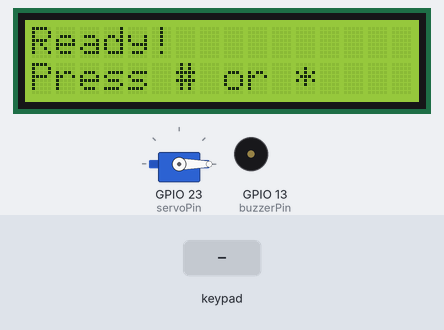
The sketch below on a simulated ESP32. On the bench: 16×2 character LCD, servo, buzzer (waves = sounding). Wiring (inferred from the names in the program): 4×4 keypad with keys 1 2 3 A 4 5 6 B 7 8 9 C * 0 # D: rows GPIO 27, GPIO 26, GPIO 25, GPIO 14; columns GPIO 33, GPIO 32, GPIO 18, GPIO 19. Inputs (shaded band) come from the test bench. WiFi joins after 1.5 s; servers stay silent unless stated; uploads are accepted with an empty reply; random numbers use the default seed unless the sketch sets one; what the sketch prints to the serial monitor is not drawn.

Above: at 10.7 s.
10.8 s: keypad keys 1 4 2 7 2 6 2 5 pressed 0.4 s apart
At 13.2 s:
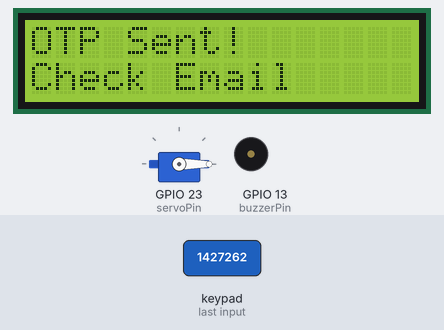
16.3 s: keypad keys 1 4 2 7 2 6 2 5 # pressed 0.4 s apart
At 18.5 s:
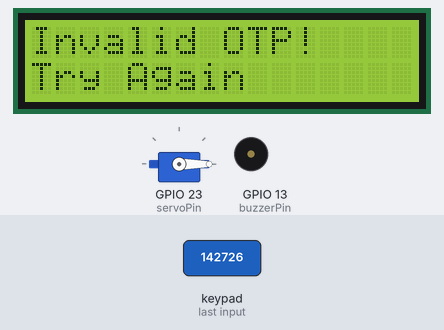
21.4 s: key '1' pressed
At 24.21 s:
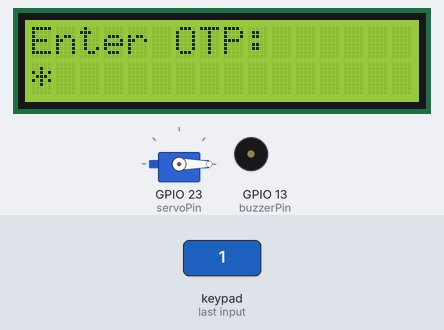
24.4 s: key '8' pressed
At 25.0 s:
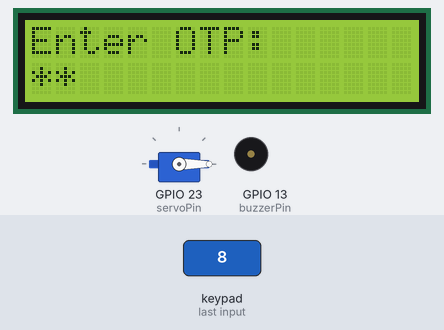
Timing chart, 0 to 26.9 s (numbered marks = the images above; inputs shaded):
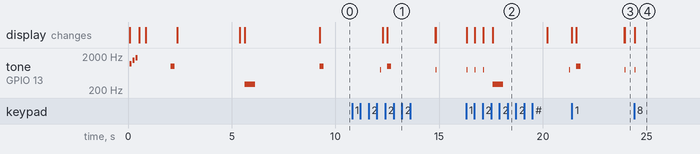

Measured:
- after the input at 10.8 s, tone on GPIO 13 (buzzerPin): plays 800 Hz for 0.05 s, 1000 Hz for 0.20 s, 800 Hz for 0.05 s, starting after 1.4 s; the display: first changes after 1.5 s (image 1 shows a later state)
- after the input at 16.3 s, tone on GPIO 13 (buzzerPin): plays 800 Hz for 0.05 s, 800 Hz for 0.05 s, 800 Hz for 0.05 s, 300 Hz for 0.50 s, 800 Hz for 0.05 s, starting at once; the display: first changes at once (image 2 shows a later state)
- after the input at 24.4 s, tone on GPIO 13 (buzzerPin): silent → 800 Hz at once, → silent 0.05 s later; the display: changes at once (image 4)

The sketch:

esp_32_door_otp_lock.ino
```cpp
// es_otp_door_lock.ino
#include <Wire.h>
#include <LiquidCrystal_I2C.h>
#include <WiFi.h>
#include <HTTPClient.h>
#include <ESP32Servo.h>
#include <ArduinoJson.h>

// -------- CONFIG -----------
const char* WIFI_SSID = "somnath";
const char* WIFI_PASS = "098765431";
String BASE_URL = "http://10.243.62.199:8000";

// -------- Keypad pins -----------
const int rowPins[4] = {14, 27, 26, 25};
const int colPins[4] = {33, 32, 18, 19};
const char keysMap[4][4] = {
  {'1','2','3','A'},
  {'4','5','6','B'},
  {'7','8','9','C'},
  {'*','0','#','D'}
};

// -------- LCD --------
LiquidCrystal_I2C lcd(0x27, 16, 2);

// -------- Servo --------
Servo doorServo;
const int servoPin = 23;
const int lockPos = 90;
const int unlockPos = 0;

// -------- Buzzer --------
const int buzzerPin = 13; // Add buzzer pin

// ---------- Buzzer Functions ----------
void beepSuccess() {
  tone(buzzerPin, 1000, 200); // High pitch beep for success
  delay(300);
  noTone(buzzerPin);
}

void beepError() {
  tone(buzzerPin, 300, 500); // Low pitch beep for error
  delay(600);
  noTone(buzzerPin);
}

void beepKeyPress() {
  tone(buzzerPin, 800, 50); // Short beep for key press
  delay(100);
  noTone(buzzerPin);
}

void beepStartup() {
  tone(buzzerPin, 1200, 100);
  delay(150);
  tone(buzzerPin, 1500, 100);
  delay(150);
  tone(buzzerPin, 1800, 100);
  delay(150);
  noTone(buzzerPin);
}

void beepLockUnlock() {
  for(int i = 0; i < 3; i++) {
    tone(buzzerPin, 1000, 100);
    delay(150);
    noTone(buzzerPin);
    delay(50);
  }
}

// ---------- Network Diagnostics ----------
void printNetworkInfo() {
  Serial.println("\n📊 Network Information:");
  Serial.print("SSID: ");
  Serial.println(WiFi.SSID());
  Serial.print("ESP32 IP: ");
  Serial.println(WiFi.localIP());
  Serial.print("Laptop IP: ");
  Serial.println("10.243.62.199");
  Serial.print("Subnet Mask: ");
  Serial.println(WiFi.subnetMask());

  lcd.clear();
  lcd.print("My IP:");
  lcd.setCursor(0,1);
  lcd.print(WiFi.localIP());
  delay(3000);
}

// ---------- HTTP helpers ----------
bool httpPostJson(const String &url, const String &jsonBody, String &responseBody, int &httpCode) {
  HTTPClient http;

  Serial.print("🔗 Connecting to: ");
  Serial.println(url);

  http.begin(url);
  http.addHeader("Content-Type", "application/json");
  http.setTimeout(10000);

  httpCode = http.POST(jsonBody);

  if (httpCode > 0) {
    Serial.print("✅ HTTP Response: ");
    Serial.println(httpCode);
    responseBody = http.getString();
    Serial.print("📨 Response: ");
    Serial.println(responseBody);
  } else {
    Serial.print("❌ HTTP Error: ");
    Serial.print(httpCode);
    Serial.print(" - ");
    Serial.println(http.errorToString(httpCode));
    responseBody = "";
  }

  http.end();
  return (httpCode > 0);
}

// ---------- Test server connection ----------
void testServerConnection() {
  String url = BASE_URL;  // Test root endpoint

  lcd.clear();
  lcd.print("Testing Server...");
  Serial.println("\n🔄 Testing server connection...");

  HTTPClient http;
  http.begin(url);
  http.setTimeout(10000);

  int httpCode = http.GET();  // Use GET for root endpoint

  if (httpCode > 0) {
    Serial.print("✅ HTTP Response: ");
    Serial.println(httpCode);
    String response = http.getString();

    if (httpCode == 200) {
      Serial.println("✅ Server connection: SUCCESS");
      lcd.clear();
      lcd.print("Server: OK ✓");
      beepSuccess(); // Buzzer feedback for success
      delay(2000);
      return;
    } else {
      Serial.print("📨 Response: ");
      Serial.println(response);
    }
  } else {
    Serial.print("❌ HTTP Error: ");
    Serial.print(httpCode);
    Serial.print(" - ");
    Serial.println(http.errorToString(httpCode));
  }

  // If we get here, connection failed
  Serial.println("❌ Server connection: FAILED");
  lcd.clear();
  lcd.print("Server: FAIL ✗");
  lcd.setCursor(0,1);
  lcd.print("Check Connection");
  beepError(); // Buzzer feedback for error
  delay(3000);
}

// ---------- OTP generation ----------
String generateOTP() {
  String otp = "";
  for (int i = 0; i < 4; ++i) otp += String(random(0, 10));
  return otp;
}

// ---------- Send OTP to backend ----------
bool sendOtpToBackend(const String &otp, const String &mode) {
  String url = BASE_URL + "/send-otp";
  String body = "{\"otp\":\"" + otp + "\",\"mode\":\"" + mode + "\"}";
  String resp; int code;
  bool ok = httpPostJson(url, body, resp, code);
  return ok && (code == 200);
}

// ---------- Verify OTP with backend ----------
bool verifyOtpWithBackend(const String &otp, String &returnedMode) {
  String url = BASE_URL + "/verify-otp";
  String body = "{\"otp\":\"" + otp + "\"}";
  String resp; int code;
  bool ok = httpPostJson(url, body, resp, code);

  if (!ok || code != 200) return false;

  StaticJsonDocument<256> doc;
  DeserializationError err = deserializeJson(doc, resp);
  if (err) return false;

  if (doc.containsKey("status") && doc.containsKey("mode")) {
    String status = doc["status"];
    if (status == "success") {
      returnedMode = doc["mode"].as<String>();
      return true;
    }
  }
  return false;
}

// ---------- Keypad scanning ----------
int scanKeypad() {
  for (int r = 0; r < 4; ++r) {
    for (int i = 0; i < 4; ++i) digitalWrite(rowPins[i], (i == r) ? LOW : HIGH);
    delayMicroseconds(60);
    for (int c = 0; c < 4; ++c) {
      if (digitalRead(colPins[c]) == LOW) {
        delay(20);
        if (digitalRead(colPins[c]) == LOW) return r*4 + c;
      }
    }
  }
  return -1;
}

bool isAnyKeyPressed() {
  for (int r = 0; r < 4; ++r) {
    for (int i = 0; i < 4; ++i) digitalWrite(rowPins[i], (i == r) ? LOW : HIGH);
    for (int c = 0; c < 4; ++c) if (digitalRead(colPins[c]) == LOW) return true;
  }
  return false;
}

// ---------- Read OTP typed on keypad ----------
String readOTPFromKeypad() {
  lcd.clear();
  lcd.setCursor(0,0);
  lcd.print("Enter OTP:");
  lcd.setCursor(0,1);
  String input = "";
  while (input.length() < 4) {
    int idx = scanKeypad();
    if (idx >= 0) {
      char ch = keysMap[idx/4][idx%4];
      if (ch >= '0' && ch <= '9') {
        input += ch;
        lcd.print("*");
        beepKeyPress(); // Beep for each key press
      }
      while (isAnyKeyPressed()) delay(10);
      delay(120);
    }
  }
  return input;
}

// ---------- handle lock/unlock flow ----------
void handleLockUnlock(const String &mode) {
  String otp = generateOTP();
  Serial.println("🔐 Generated OTP: " + otp);

  lcd.clear();
  lcd.print("Sending OTP...");
  bool sent = sendOtpToBackend(otp, mode);

  if (!sent) {
    lcd.clear();
    lcd.print("Send Failed!");
    lcd.setCursor(0,1);
    lcd.print("Check Server");
    beepError(); // Error beep
    delay(2000);
    return;
  }

  lcd.clear();
  lcd.print("OTP Sent!");
  lcd.setCursor(0,1);
  lcd.print("Check Email");
  beepSuccess(); // Success beep for OTP sent
  delay(2000);

  String typed = readOTPFromKeypad();
  String returnedMode = "";
  bool verified = verifyOtpWithBackend(typed, returnedMode);

  if (verified) {
    lcd.clear();
    lcd.print("Verified! ✓");
    beepSuccess(); // Success beep for verification
    delay(1000);
    if (returnedMode == "lock") {
      doorServo.write(lockPos);
      lcd.clear();
      lcd.print("Door Locked 🔒");
      beepLockUnlock(); // Special beep for lock action
    } else {
      doorServo.write(unlockPos);
      lcd.clear();
      lcd.print("Door Unlocked 🔓");
      beepLockUnlock(); // Special beep for unlock action
    }
  } else {
    lcd.clear();
    lcd.print("Invalid OTP!");
    lcd.setCursor(0,1);
    lcd.print("Try Again");
    beepError(); // Error beep for invalid OTP
  }
  delay(2000);
}

void setup() {
  Serial.begin(115200);
  Serial.println("\n🚀 Smart Door Lock Starting...");
  randomSeed(analogRead(0));

  // Keypad init
  for (int i = 0; i < 4; ++i) {
    pinMode(rowPins[i], OUTPUT);
    digitalWrite(rowPins[i], HIGH);
    pinMode(colPins[i], INPUT_PULLUP);
  }

  // Buzzer init
  pinMode(buzzerPin, OUTPUT);
  digitalWrite(buzzerPin, LOW);

  // LCD init
  Wire.begin(21, 22);
  lcd.init();
  lcd.backlight();
  lcd.clear();
  lcd.print("Starting...");

  // Startup beep
  beepStartup();

  lcd.clear();
  lcd.print("Connecting WiFi");

  // WiFi connection
  WiFi.begin(WIFI_SSID, WIFI_PASS);
  Serial.print("📡 Connecting to WiFi");

  unsigned long t0 = millis();
  while (WiFi.status() != WL_CONNECTED && millis() - t0 < 20000) {
    delay(300);
    Serial.print(".");
    lcd.print(".");
  }

  if (WiFi.status() == WL_CONNECTED) {
    Serial.println("\n✅ WiFi Connected!");
    beepSuccess(); // Success beep for WiFi
    printNetworkInfo();
  } else {
    Serial.println("\n❌ WiFi Failed!");
    lcd.clear();
    lcd.print("WiFi Failed!");
    beepError(); // Error beep for WiFi failure
    while(1) delay(1000);
  }

  // Test server connection
  testServerConnection();

  // Servo setup
  ESP32PWM::allocateTimer(0);
  ESP32PWM::allocateTimer(1);
  ESP32PWM::allocateTimer(2);
  ESP32PWM::allocateTimer(3);
  doorServo.setPeriodHertz(50);
  doorServo.attach(servoPin, 500, 2400);
  doorServo.write(unlockPos);

  lcd.clear();
  lcd.print("Ready!");
  lcd.setCursor(0,1);
  lcd.print("Press # or *");

  beepSuccess(); // Final ready beep
}

void loop() {
  int idx = scanKeypad();
  if (idx >= 0) {
    char k = keysMap[idx/4][idx%4];
    while (isAnyKeyPressed()) delay(5);

    if (k == '#') {
      beepKeyPress(); // Beep for key press
      handleLockUnlock("lock");
    } else if (k == '*') {
      beepKeyPress(); // Beep for key press
      handleLockUnlock("unlock");
    }

    lcd.clear();
    lcd.print("Ready!");
    lcd.setCursor(0,1);
    lcd.print("Press # or *");
    delay(150);
  }
}
```
